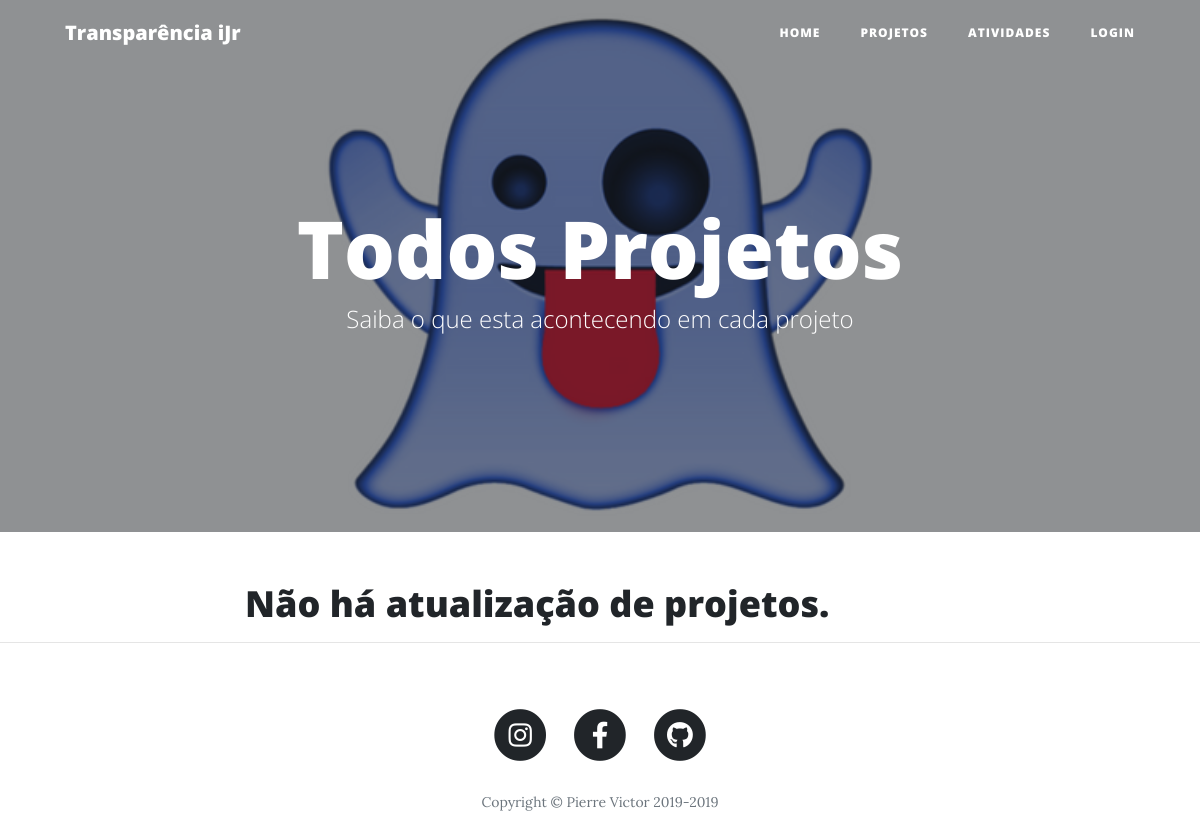
Before: /projetos/todosprojetos with the older database file.
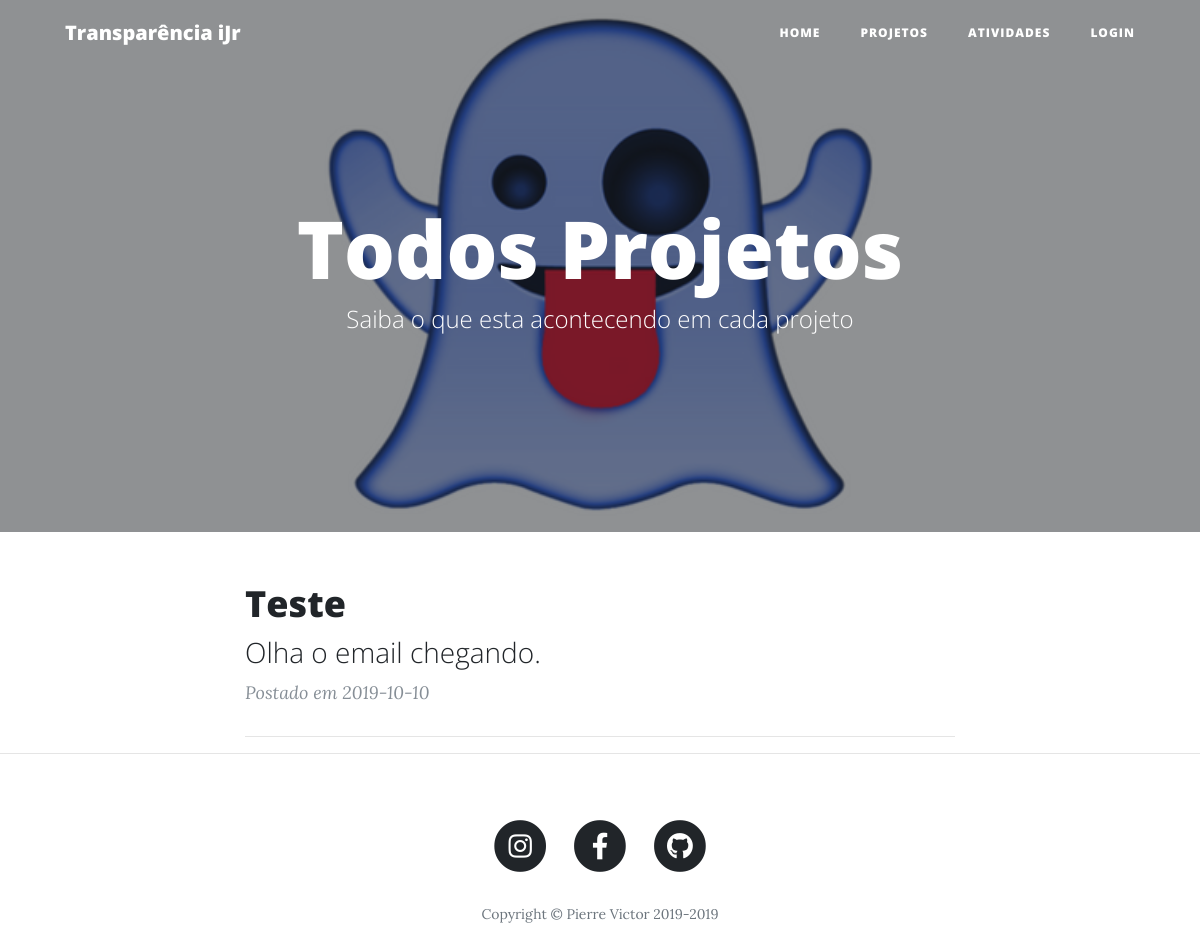
After: the same page with the newer database file.
### transparenciaprojetosijr/projetos/models.py (models this page shows, shortened)
class Projetos(db.Model):
    __tablename__ = 'projetos'
    id = db.Column(db.Integer, primary_key=True)
    nome = db.Column(db.String)
    descricao = db.Column(db.String)
    data_criacao = db.Column(db.Date, default=datetime.today())

### transparenciaprojetosijr/projetos/views.py (the view)
@projetos.route("/todosprojetos")
def todos_projetos():
    login = LoginForm()
    adicionarUser = AdicionarUserForm()
    logout = LogoutForm()
    adicionarProjeto = AdicionarProjetoForm()
    allProjetos = Projetos.query.all()
    return render_template("todos_projetos.html", login=login, adicionarUser=adicionarUser, logout=logout, adicionarProjeto=adicionarProjeto, allProjetos=allProjetos)

### transparenciaprojetosijr/projetos/templates/projetos/todos_projetos.html (shortened to what this page needs)
{% extends "base.html" %}
{% block header %}
<header class="masthead" style="background-image: url('../static/img/espirito.png')">
    <div class="overlay"></div>
    <div class="container">
      <div class="row">
        <div class="col-lg-8 col-md-10 mx-auto">
          <div class="site-heading">
            <h1>Todos Projetos</h1>
            <span class="subheading">Saiba o que esta acontecendo em cada projeto</span>
          </div>
        </div>
      </div>
    </div>
</header>
{% endblock %}
{% block conteudo %}
<div class="col-lg-8 col-md-10 mx-auto">
  {% if allProjetos %}
{% for projetos in allProjetos %}
  <div class="post-preview">
      <a href="">
      <h2 class="post-title">
          {{ projetos.nome }}
      </h2>
      <h3 class="post-subtitle">
          {{ projetos.descricao }}
      </h3>
      </a>
      <p class="post-meta">Postado em
          {{ projetos.data_criacao }} {% if current_user.urole=="admin" %}| <a href="{{url_for('projetos.excluir_projeto',projeto_id=projetos.id)}}" class="badge badge-danger">Excluir</a>{% endif %}
      </p>
  </div>
  <hr>
{% endfor %}
{% else %}
<div class="post-preview">
    <a href="">
    <h2 class="post-title">
       Não há atualização de projetos.
    </h2>
    </a>
</div>
{% endif %}
</div>
{% endblock %}

Changed rows visible on the page:
added Projetos: nome "Teste", descricao "Olha o email chegando.", data_criacao "2019-10-10"
Other visible differences:
text no longer shown: "Não há atualização de projetos."
